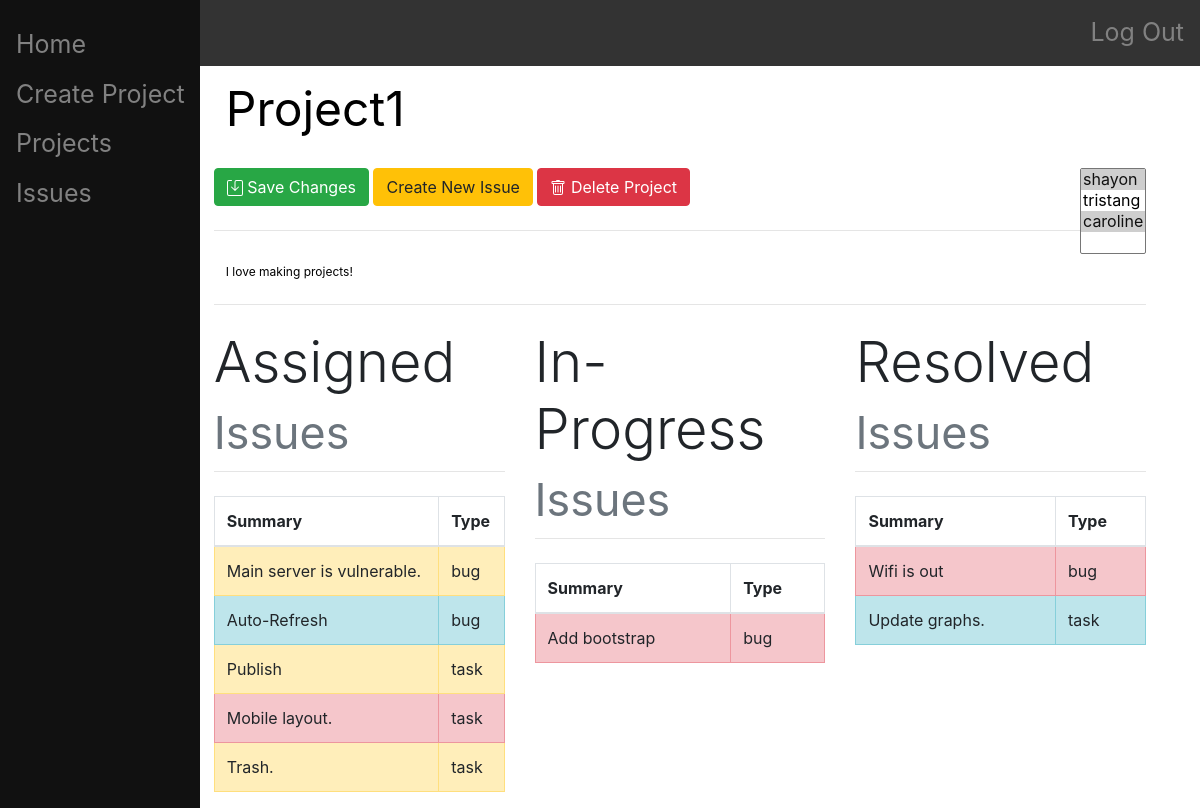
The page /project/1/ (signed in) on the database its author committed.
### main/models.py (models this page shows, shortened)
class Project(models.Model):
    name = models.CharField(max_length=200)
    description = models.CharField(max_length=1000)
    creator = models.ForeignKey(User, on_delete=models.CASCADE, related_name="project", null=True)
    date_created = DateTimeField(editable=False)
    members = JSONField(default=list)

class Issue(models.Model):
    project = models.ForeignKey(Project, on_delete=models.CASCADE)
    summary = models.CharField(max_length=200)
    description = models.CharField(max_length=1000)
    type = models.CharField(
        max_length = 4,
        choices = (
            ("task", "task"),
            ("bug", "bug"),
        ),
        default = "task"
    )
    priority = models.CharField(
        max_length = 7,
        choices = (
            ("blocker", "blocker"),
            ("major", "major"),
            ("minor", "minor"),
        ),
        default = "minor"
    )
    status = models.CharField(
        max_length = 11,
        choices = (
            ("assigned", "assigned"),
            ("in-progress", "in-progress"),
            ("resolved", "resolved"),
        ),
        default = "assigned"
    )
    assigner = models.ForeignKey(User, on_delete=models.CASCADE, related_name="issue_assigner", null=True)
    assignee = models.ForeignKey(User, on_delete=models.CASCADE, related_name="issue_assignee", null=True)
    date_created = models.DateTimeField(editable=False)
    date_updated = models.DateTimeField()
    files = JSONField(default=list)

### main/views.py (the view, shortened to what this page needs)
# urls.py: path("project/<int:id>/", views.project_index, name="project_index"),
@login_required(login_url='/login/')
def project_index(response, id):
    authenticate(response)
    print(response.POST)
    print(response)
    project = Project.objects.get(id=id)
    if project:
        User = get_user_model()
        users = User.objects.all()
        assigned = []
        in_progress = []
        resolved = []
        for i in project.issue_set.all():
            if i.status == "assigned":
                assigned.append(i)
            elif i.status == "in-progress":
                in_progress.append(i)
            else:
                resolved.append(i)
        return render(response, "main/project-index.html", {"project":project, "users": users, "assigned":assigned, "in_progress":in_progress, "resolved":resolved})
    return render(response, "main/home.html", {})

### main/views.py (called while the page is built)
def authenticate(response):
    if not response.user.is_authenticated:
        return HttpResponseRedirect("/login/")

### main/templates/main/project-index.html (shortened to what this page needs)
{% extends "main/base.html" %}
{% block content %}
    <form method="post" action="" class="form-group">
        <div class="form-group">
            <input type="text" name="name" style="font-size:4vw" novalidate class="form-control" id="exampleProjectName1" aria-describedby="nameHelp" placeholder="{{project.name}}">
        </div>
        <button type="submit", name="save-changes", value="save-changes", class="btn btn-success">
            Save Changes
        </button>
        <a href="/project/{{project.id}}/issue/" class="btn btn-warning" role="button">Create New Issue</a>
        <button type="submit" name="delete" value="delete" onclick="return confirm('Are you sure you want to delete this project?')" class="btn btn-danger">
            Delete Project
        </button>
        <div class="right">
            <select class="selectpicker" name="members" id="members" multiple title="Members" data-live-search="true">
                {% for user in users %}
                    {% if user.username in project.members %}
                        <option value="{{user.username}}" selected>{{user}}</option>
                    {% else %}
                        <option value="{{user.username}}">{{user}}</option>
                    {% endif %}
                {% endfor %}
            </select>
        </div>
        <br><br>
        <hr class="mt-0 mb-4">
        <div class="form-group">
            <input type="text" name="description" style="font-size:1vw" novalidate class="form-control" id="exampleDescriptionName1" aria-describedby="descriptionHelp" placeholder="{{project.description}}">
        </div>
        <hr class="mt-0 mb-4">
    </form>
    {% if project.issue_set.all %}
        <div class="row">
            <div class="table-responsive col-md-4">
                <h1 class="display-4">
                  Assigned
                  <small class="text-muted">Issues</small>
                </h1>
                <hr class="mt-0 mb-4">
                <table class="table table-hover table-bordered">
                    <thead>
                        <tr>
                            <th scope="col">Summary</th>
                            <th scope="col">Type</th>
                        </tr>
                    </thead>
                    <tbody>
                        {% for i in assigned %}
                            {% if i.priority == "blocker" %}
                                <tr class="table-danger" style="transform: rotate(0);">
                            {% elif i.priority == "major" %}
                                <tr class="table-warning" style="transform: rotate(0);">
                            {% else %}
                                <tr class="table-info" style="transform: rotate(0);">
                            {% endif %}
                            <th style="font-weight:normal" scope="row"><a href="/project/{{i.project.id}}/issue/{{i.id}}" class="stretched-link"></a>{{i.summary}}</th>
                                <td>{{i.type}}</td>
                            </tr>
                        {% endfor %}
                    </tbody>
                </table>
            </div>
            <div class="table-responsive col-md-4">
                <h1 class="display-4">
                  In-Progress
                  <small class="text-muted">Issues</small>
                </h1>
                <hr class="mt-0 mb-4">
                <table class="table table-hover table-bordered caption-top">
                    <thead>
                        <tr>
                            <th scope="col">Summary</th>
                            <th scope="col">Type</th>
                        </tr>
                    </thead>
                    <tbody>
                        {% for i in in_progress %}
                            {% if i.priority == "blocker" %}
                                <tr class="table-danger" style="transform: rotate(0);">
                            {% elif i.priority == "major" %}
                                <tr class="table-warning" style="transform: rotate(0);">
                            {% else %}
                                <tr class="table-info" style="transform: rotate(0);">
                            {% endif %}
                            <th style="font-weight:normal" scope="row"><a href="/project/{{i.project.id}}/issue/{{i.id}}" class="stretched-link"></a>{{i.summary}}</th>
                                <td>{{i.type}}</td>
                            </tr>
                        {% endfor %}
                    </tbody>
                </table>
            </div>
            <div class="table-responsive col-md-4">
                <h1 class="display-4">
                  Resolved
                  <small class="text-muted">Issues</small>
                </h1>
                <hr class="mt-0 mb-4">
                <table class="table table-hover table-bordered caption-top">
                    <thead>
                        <tr>
                            <th scope="col">Summary</th>
                            <th scope="col">Type</th>
                        </tr>
                    </thead>
                    <tbody>
                        {% for i in resolved %}
                            {% if i.priority == "blocker" %}
                                <tr class="table-danger" style="transform: rotate(0);">
                            {% elif i.priority == "major" %}
                                <tr class="table-warning" style="transform: rotate(0);">
                            {% else %}
                                <tr class="table-info" style="transform: rotate(0);">
                            {% endif %}
                            <th style="font-weight:normal" scope="row"><a href="/project/{{i.project.id}}/issue/{{i.id}}" class="stretched-link"></a>{{i.summary}}</th>
                                <td>{{i.type}}</td>
                            </tr>
                        {% endfor %}
                    </tbody>
                </table>
            </div>
        </div>
    {% endif %}
{% endblock %}

### main/templates/main/project-index.html (style rules this page uses)
.right { float: right; padding: 0px; }
.form-control::placeholder { color: black; opacity: 1; }
.form-control { border: 0; color: black; opacity: 1; }

### rows shown on the page
Project: name "Project1", description "I love making projects!"
Issue: summary "Main server is vulnerable.", type "bug"
Issue: summary "Auto-Refresh", type "bug"
Issue: summary "Publish", type "task"
Issue: summary "Mobile layout.", type "task"
Issue: summary "Trash.", type "task"
Issue: summary "Add bootstrap", type "bug"
Issue: summary "Wifi is out", type "bug"
Issue: summary "Update graphs.", type "task"

### other values the page prints
form field members "shayon ☑ / tristang / caroline ☑"
